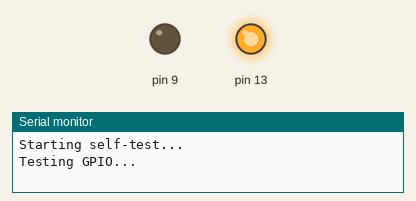
Recording of a program running on a simulated Arduino Uno, built with avr-gcc and run on an emulated ATmega328P. Parts: output pins drawn as LEDs (lit = HIGH), the last lines printed to the serial monitor.

Above: at 0.1 s.
At 1.1 s:
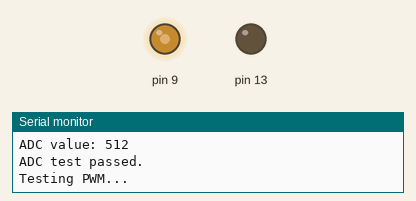
At 2.1 s:
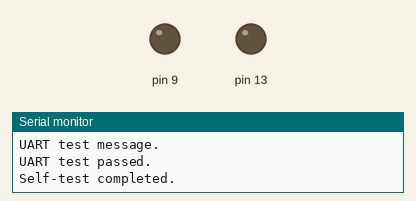
Timing chart, 0 to 3.6 s (numbered marks = the images above):
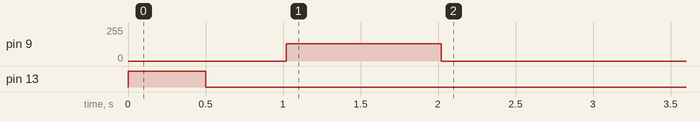

The program:

main.cpp
```cpp
#include <Arduino.h>

// put function declarations here:
void testGPIO();
void testADC();
void testPWM();
void testUART();

void setup() {
  Serial.begin(9600);
  Serial.println("Starting self-test...");

  testGPIO();
  testADC();
  testPWM();
  testUART();

  Serial.println("Self-test completed.");
}

void loop() {
  // Self-test runs only once in setup
}

// Test GPIO by toggling pin states
void testGPIO() {
  Serial.println("Testing GPIO...");
  pinMode(13, OUTPUT);
  digitalWrite(13, HIGH);
  delay(500);
  digitalWrite(13, LOW);
  delay(500);
  Serial.println("GPIO test passed.");
}

// Test ADC by reading an analog pin
void testADC() {
  Serial.println("Testing ADC...");
  pinMode(A0, INPUT);
  int adcValue = analogRead(A0);
  Serial.print("ADC value: ");
  Serial.println(adcValue);
  Serial.println("ADC test passed.");
}

// Test PWM by generating a PWM signal
void testPWM() {
  Serial.println("Testing PWM...");
  pinMode(9, OUTPUT);
  analogWrite(9, 128); // 50% duty cycle
  delay(1000);
  analogWrite(9, 0);
  Serial.println("PWM test passed.");
}

// Test UART by sending and receiving data
void testUART() {
  Serial.println("Testing UART...");
  Serial.println("UART test message.");
  Serial.println("UART test passed.");
}
```
